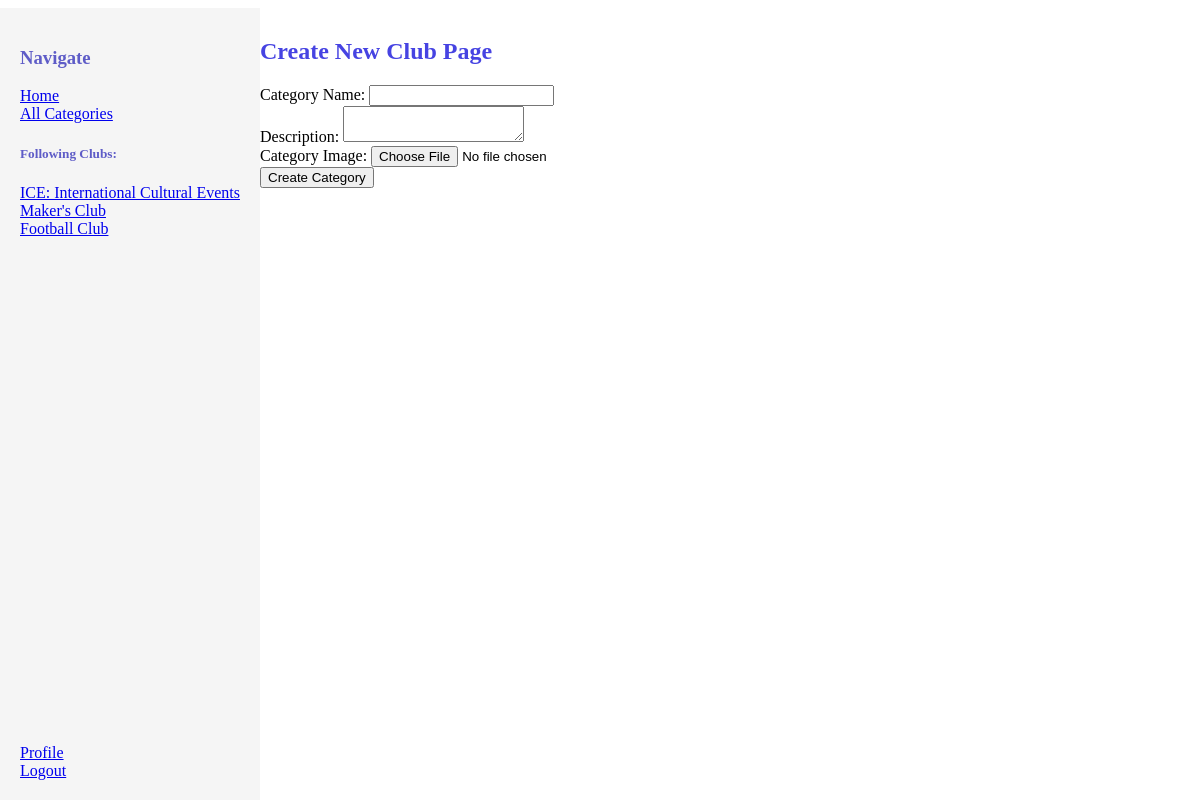
Page /categories/new (signed in) on the committed database.
### tables this page shows
CREATE TABLE categories(
    id integer primary key not null,
    name text,
    description text,
    img text);

### app.py (the view)
@app.route('/categories/new', methods=['GET', 'POST'])  # User can create new category
def new_category():
    if check_session(session) is None:
        return redirect(url_for('login'))
    else:
        if request.method == 'POST':
            name = request.form.get('name')
            description = request.form.get('description')
            file = request.files['image']
            print(file)
            if file:
                filename = str(datetime.now().strftime("%Y-%m-%d-%H-%M-%S-")) + file.filename
                file.save(os.path.join(app.config['UPLOAD_FOLDER'], filename))
            else:
                filename = None
            print(filename)
            db.run_query(f'INSERT INTO categories (name, description, img) VALUES ("{name}", "{description}", "{filename}")')
            return redirect(url_for('all_categories'))
        else:
            return render_template('new_category.html', user_id=check_session(session), categories=retrieve_following('categories', db, session['user_id']))

### library.py (called while the page is built)
def check_for_deleted(db:object, choice:str, id_list:list[int]):
    for id in id_list:
        if db.search(f"SELECT id FROM {choice} WHERE id = {id}", multiple=False) is None:
            print(db.search(f"SELECT id FROM {choice} WHERE id = {id}", multiple=False))
            id_list.remove(id)
    return id_list

def retrieve_following(choice: str, db: object, user_id:int):
    choices = {'categories': ['saved_cats', 'name'],
               'posts': ['saved_posts','title'],
               'users': ['following_u','uname']}
    if choice in choices:
        result = db.search(f"SELECT users.{choices[choice][0]} FROM users WHERE id = {user_id}", multiple=False)[0]
        if result is None or result == '':
            ids = []
            names = []
        else:
            ids = check_for_deleted(db=db, choice=choice, id_list=list(map(int, result.split(','))))
            names = []
            for id in ids:
                names.append(db.search(f"SELECT {choices[choice][1]} FROM {choice} WHERE id = {id}", multiple=False)[0])
    else:
        return "Invalid Choice"
    return [ids, names]

def check_session(session):
    if 'user_id' not in session:
        return None
    else:
        return session['user_id']

    def run_query(self, query: str):
        self.cursor.execute(query)  # Run query
        self.connection.commit()  # Save changes

    def search(self, query: str, multiple: bool = False):
        results = self.cursor.execute(query)
        self.run_query(query)
        if multiple:
            return results.fetchall()  # Fetchall returns multiple rows
        else:
            return results.fetchone()  # [0] Fetchone returns single value

### templates/new_category.html (shortened to what this page needs)
{% extends "navbar.html" %}
{% block content %}
    <h2 class="uppercase">Create New Club Page</h2>
    <div class="new_category">
        <form method="POST" enctype="multipart/form-data">
            <label for="name">Category Name:</label>
                <input type="text" id="name" name="name" required>
            <label for="description">Description:</label>
                <textarea class="multiline_input" id="description" name="description" required></textarea>
            <label for="image">Category Image:</label>
                <input type="file" id="image" name="image" accept="image/*">
            <input type="submit" value="Create Category">
        </form>
    </div>
{% endblock %}

### templates/navbar.html (shortened to what this page needs)
<!doctype html>
<html lang="en">
<head>
    <link rel="stylesheet" href="https://cdn.jsdelivr.net/npm/cirrus-ui/dist/cirrus.min.css">
    <link rel="stylesheet" href="/style.css">
</head>
<body>
    <div id="navbar" class="w-20p u-border-1 border-light">
        <div id="navbar-top">
            <h3>Navigate</h3>
            <a href="{{ url_for('home') }}" class="u u-LR">Home</a>
            <br>
            <a href="{{ url_for('all_categories') }}" class="u u-LR">All Categories</a>
            <h5>Following Clubs:</h5>
            {% for cat_id in categories[0] %}
                <a href="{{url_for('get_category', cat_id=cat_id)}}" class="u u-LR">{{ categories[1][loop.index0] }}</a>
                <br>
            {% endfor %}
        </div>
        <div id="navbar-bottom">
            <a href="{{ url_for('get_profile', user_id=user_id) }}" class="u u-LR">Profile</a>
            <br>
            <a href="{{ url_for('logout') }}" class="u u-LR">Logout</a>
        </div>
    </div>
    <div id="website" class="w-80p">
        {% block content %}{% endblock %}
    </div>
</body>
</html>

### rows in the picture
categories: name "ICE: International Cultural Events"
categories: name "Maker's Club"
categories: name "Football Club"
